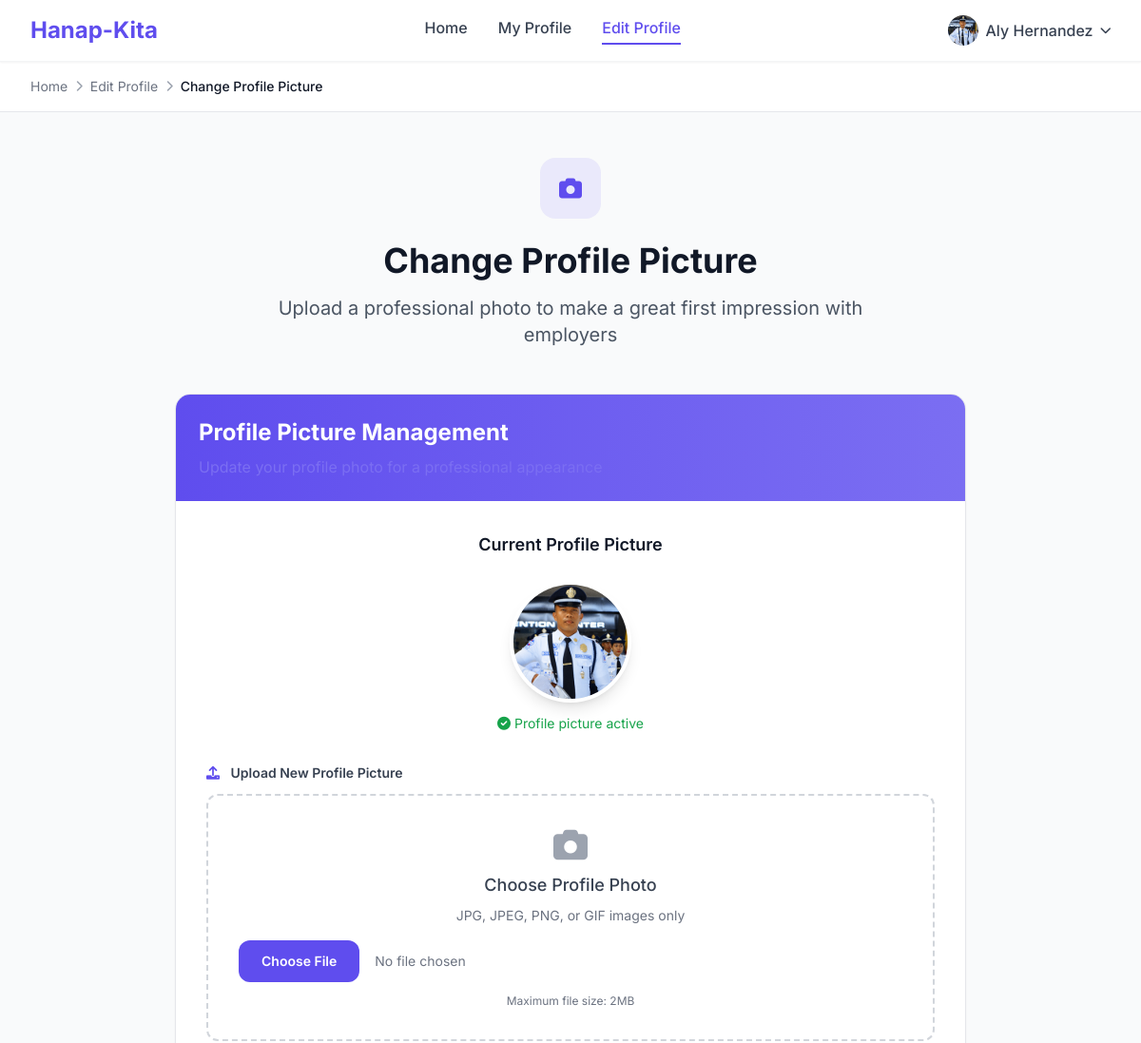
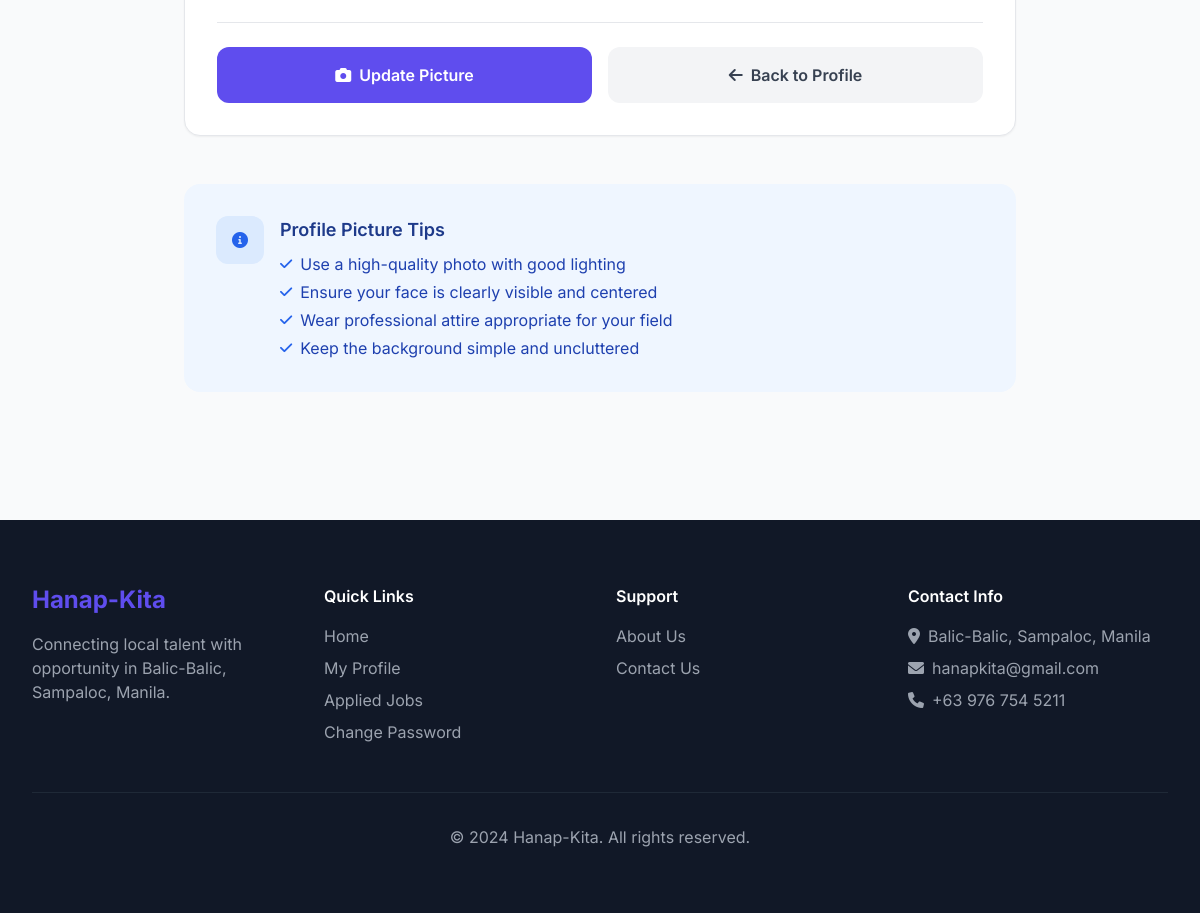
Page /hanapkita/change-profilepics.php (signed in) on the committed database (2 pictures, top to bottom).
### tables this page shows
CREATE TABLE `tbljobseekers` (
  `id` int(11) NOT NULL,
  `FullName` varchar(150) DEFAULT NULL,
  `EmailId` varchar(150) DEFAULT NULL,
  `ContactNumber` bigint(15) DEFAULT NULL,
  `Password` varchar(150) DEFAULT NULL,
  `Resume` varchar(150) DEFAULT NULL,
  `AboutMe` mediumtext DEFAULT NULL,
  `ProfilePic` varchar(200) DEFAULT NULL,
  `Skills` varchar(200) DEFAULT NULL,
  `RegDate` timestamp NULL DEFAULT current_timestamp(),
  `LastUpdationDate` timestamp NULL DEFAULT NULL ON UPDATE current_timestamp(),
  `IsActive` int(1) DEFAULT NULL
);

### hanapkita/change-profilepics.php (the view, shortened to what this page needs)
<?php
include('includes/config.php');
if(strlen($_SESSION['jsid'])==0)
  {
header('location:logout.php');
}
else{
?>
<!doctype html>
<html lang="en">
<head>
    <script src="https://cdn.tailwindcss.com"></script>
    <link href="https://cdnjs.cloudflare.com/ajax/libs/font-awesome/6.0.0/css/all.min.css" rel="stylesheet">
</head>
<body class="bg-gray-50 text-gray-900 font-sans">
    <header class="bg-white shadow-sm border-b border-gray-100 sticky top-0 z-50">
        <div class="max-w-7xl mx-auto px-4 sm:px-6 lg:px-8">
            <div class="flex justify-between items-center h-16">
                <div class="flex items-center">
                    <div class="flex-shrink-0">
                        <a href="index.php" class="text-2xl font-bold text-primary">Hanap-Kita</a>
                    </div>
                </div>
                <nav class="hidden md:flex space-x-8">
                    <a href="index.php" class="text-gray-700 hover:text-primary font-medium transition-colors">Home</a>
                    <a href="my-profile.php" class="text-gray-700 hover:text-primary font-medium transition-colors">My Profile</a>
                    <a href="profile.php" class="text-primary font-medium border-b-2 border-primary pb-1">Edit Profile</a>
                </nav>
                <div class="flex items-center space-x-4">
                    <div class="relative group">
                        <?php
                        $uid= $_SESSION['jsid'];
                        $sql_user="SELECT * from tbljobseekers where id='$uid'";
                        $query_user = $dbh -> prepare($sql_user);
                        $query_user->execute();
                        $results_user=$query_user->fetchAll(PDO::FETCH_OBJ);
                        if($query_user->rowCount() > 0) {
                            foreach($results_user as $row_user) {
                        ?>
                        <button class="flex items-center space-x-2 text-gray-700 hover:text-primary transition-colors">
                            <?php if($row_user->ProfilePic==''): ?>
                                <img src="images/account.png" class="w-8 h-8 rounded-full">
                            <?php else: ?>
                                <img src="images/<?php echo $row_user->ProfilePic;?>" alt="Profile" class="w-8 h-8 rounded-full">
                            <?php endif;?>
                            <span class="font-medium"><?php echo htmlentities($_SESSION['jsfname']); ?></span>
                            <i class="fas fa-chevron-down text-xs"></i>
                        </button>
                        <?php }} ?>
                    </div>
                </div>
            </div>
        </div>
    </header>
    <div class="bg-white border-b border-gray-200">
        <div class="max-w-7xl mx-auto px-4 sm:px-6 lg:px-8 py-4">
            <nav class="flex items-center space-x-2 text-sm">
                <a href="index.php" class="text-gray-500 hover:text-primary transition-colors">Home</a>
                <i class="fas fa-chevron-right text-gray-400 text-xs"></i>
                <a href="profile.php" class="text-gray-500 hover:text-primary transition-colors">Edit Profile</a>
                <i class="fas fa-chevron-right text-gray-400 text-xs"></i>
                <span class="text-gray-900 font-medium">Change Profile Picture</span>
            </nav>
        </div>
    </div>
    <main class="max-w-4xl mx-auto px-4 sm:px-6 lg:px-8 py-12">
        <div class="text-center mb-12">
            <div class="w-16 h-16 bg-primary/10 rounded-2xl flex items-center justify-center mx-auto mb-6">
                <i class="fas fa-camera text-primary text-2xl"></i>
            </div>
            <h1 class="text-4xl font-bold text-gray-900 mb-4">Change Profile Picture</h1>
            <p class="text-xl text-gray-600 max-w-2xl mx-auto">
                Upload a professional photo to make a great first impression with employers
            </p>
        </div>
        <?php
        $uid=$_SESSION['jsid'];
        $sql = "SELECT * from tbljobseekers where id=:uid";
        $query = $dbh -> prepare($sql);
        $query-> bindParam(':uid', $uid, PDO::PARAM_STR);
        $query->execute();
        $results=$query->fetchAll(PDO::FETCH_OBJ);
        if($query->rowCount() > 0)
        {
        foreach($results as $result)
        {
        ?>
        <div class="bg-white rounded-2xl shadow-sm border border-gray-200 overflow-hidden">
            <div class="bg-gradient-to-r from-primary to-primary-light p-6 text-white">
                <h2 class="text-2xl font-bold">Profile Picture Management</h2>
                <p class="text-primary-light mt-2">Update your profile photo for a professional appearance</p>
            </div>
            <div class="p-8">
                <div class="text-center mb-8">
                    <h3 class="text-lg font-semibold text-gray-900 mb-6">Current Profile Picture</h3>
                    <div class="w-32 h-32 mx-auto rounded-full overflow-hidden bg-gray-200 border-4 border-white shadow-lg">
                        <?php if(!empty($result->ProfilePic) && file_exists("images/" . $result->ProfilePic)): ?>
                            <img src="images/<?php echo htmlentities($result->ProfilePic); ?>" alt="Profile" class="w-full h-full object-cover">
                        <?php else: ?>
                            <img src="images/account.png" alt="Default" class="w-full h-full object-cover">
                        <?php endif; ?>
                    </div>
                    <?php if(!empty($result->ProfilePic)): ?>
                        <?php if(file_exists("images/" . $result->ProfilePic)): ?>
                            <p class="text-sm text-green-600 mt-3">
                                <i class="fas fa-check-circle mr-1"></i>Profile picture active
                            </p>
                        <?php else: ?>
                            <p class="text-sm text-red-600 mt-3">
                                <i class="fas fa-exclamation-triangle mr-1"></i>Picture file not found on server
                            </p>
                        <?php endif; ?>
                    <?php else: ?>
                        <p class="text-sm text-gray-500 mt-3">Using default profile picture</p>
                    <?php endif; ?>
                </div>
                <form method="post" enctype="multipart/form-data">
                    <div class="mb-6">
                        <label class="block text-sm font-semibold text-gray-700 mb-3">
                            <i class="fas fa-upload text-primary mr-2"></i>
                            Upload New Profile Picture
                        </label>
                        <div class="border-2 border-dashed border-gray-300 rounded-xl p-8 text-center hover:border-primary transition-colors">
                            <div class="mb-4">
                                <i class="fas fa-camera text-4xl text-gray-400 mb-2"></i>
                                <p class="text-lg font-medium text-gray-700 mb-2">Choose Profile Photo</p>
                                <p class="text-sm text-gray-500">JPG, JPEG, PNG, or GIF images only</p>
                            </div>
                            <input type="file" name="image" required onchange="previewImage(event)"
                                   class="w-full text-sm text-gray-500 file:mr-4 file:py-3 file:px-6 file:rounded-xl file:border-0 file:text-sm file:font-semibold file:bg-primary file:text-white hover:file:bg-primary-dark transition-colors">
                            <p class="text-xs text-gray-500 mt-3">Maximum file size: 2MB</p>
                        </div>
                    </div>
                    <div class="flex flex-col sm:flex-row gap-4 pt-6 border-t border-gray-200">
                        <button type="submit" name="update"
                                class="flex-1 bg-primary text-white py-4 px-8 rounded-xl font-semibold hover:bg-primary-dark transition-colors flex items-center justify-center space-x-2">
                            <i class="fas fa-camera"></i>
                            <span>Update Picture</span>
                        </button>
                        <a href="profile.php"
                           class="flex-1 bg-gray-100 text-gray-700 py-4 px-8 rounded-xl font-semibold hover:bg-gray-200 transition-colors flex items-center justify-center space-x-2">
                            <i class="fas fa-arrow-left"></i>
                            <span>Back to Profile</span>
                        </a>
                    </div>
                </form>
            </div>
        </div>
        <?php }} ?>
        <div class="mt-12 bg-blue-50 rounded-2xl p-8">
            <div class="flex items-start space-x-4">
                <div class="w-12 h-12 bg-blue-100 rounded-xl flex items-center justify-center flex-shrink-0">
                    <i class="fas fa-info-circle text-blue-600"></i>
                </div>
                <div>
                    <h3 class="text-lg font-semibold text-blue-900 mb-2">Profile Picture Tips</h3>
                    <ul class="text-blue-800 space-y-1">
                        <li class="flex items-center space-x-2">
                            <i class="fas fa-check text-blue-600 text-sm"></i>
                            <span>Use a high-quality photo with good lighting</span>
                        </li>
                        <li class="flex items-center space-x-2">
                            <i class="fas fa-check text-blue-600 text-sm"></i>
                            <span>Ensure your face is clearly visible and centered</span>
                        </li>
                        <li class="flex items-center space-x-2">
                            <i class="fas fa-check text-blue-600 text-sm"></i>
                            <span>Wear professional attire appropriate for your field</span>
                        </li>
                        <li class="flex items-center space-x-2">
                            <i class="fas fa-check text-blue-600 text-sm"></i>
                            <span>Keep the background simple and uncluttered</span>
                        </li>
                    </ul>
                </div>
            </div>
        </div>
    </main>
    <footer class="bg-gray-900 text-white py-16 mt-20">
        <div class="max-w-7xl mx-auto px-4 sm:px-6 lg:px-8">
            <div class="grid md:grid-cols-4 gap-8">
                <div class="md:col-span-1">
                    <h3 class="text-2xl font-bold text-primary mb-4">Hanap-Kita</h3>
                    <p class="text-gray-400 mb-4">Connecting local talent with opportunity in Balic-Balic, Sampaloc, Manila.</p>
                </div>
                <div>
                    <h4 class="font-semibold mb-4">Quick Links</h4>
                    <ul class="space-y-2">
                        <li><a href="index.php" class="text-gray-400 hover:text-white transition-colors">Home</a></li>
                        <li><a href="my-profile.php" class="text-gray-400 hover:text-white transition-colors">My Profile</a></li>
                        <li><a href="applied-jobs.php" class="text-gray-400 hover:text-white transition-colors">Applied Jobs</a></li>
                        <li><a href="change-password.php" class="text-gray-400 hover:text-white transition-colors">Change Password</a></li>
                    </ul>
                </div>
                <div>
                    <h4 class="font-semibold mb-4">Support</h4>
                    <ul class="space-y-2">
                        <li><a href="about.php" class="text-gray-400 hover:text-white transition-colors">About Us</a></li>
                        <li><a href="contact.php" class="text-gray-400 hover:text-white transition-colors">Contact Us</a></li>
                    </ul>
                </div>
                <div>
                    <h4 class="font-semibold mb-4">Contact Info</h4>
                    <ul class="space-y-2 text-gray-400">
                        <li class="flex items-center space-x-2">
                            <i class="fas fa-map-marker-alt"></i>
                            <span>Balic-Balic, Sampaloc, Manila</span>
                        </li>
                        <li class="flex items-center space-x-2">
                            <i class="fas fa-envelope"></i>
                            <span>hanapkita@gmail.com</span>
                        </li>
                        <li class="flex items-center space-x-2">
                            <i class="fas fa-phone"></i>
                            <span>+63 976 754 5211</span>
                        </li>
                    </ul>
                </div>
            </div>
            <div class="border-t border-gray-800 mt-12 pt-8 text-center">
                <p class="text-gray-400">&copy; 2024 Hanap-Kita. All rights reserved.</p>
            </div>
        </div>
    </footer>
</body>
</html>
<?php } ?>

### rows in the picture
tbljobseekers: ProfilePic (picture), shows "Profile picture active"
